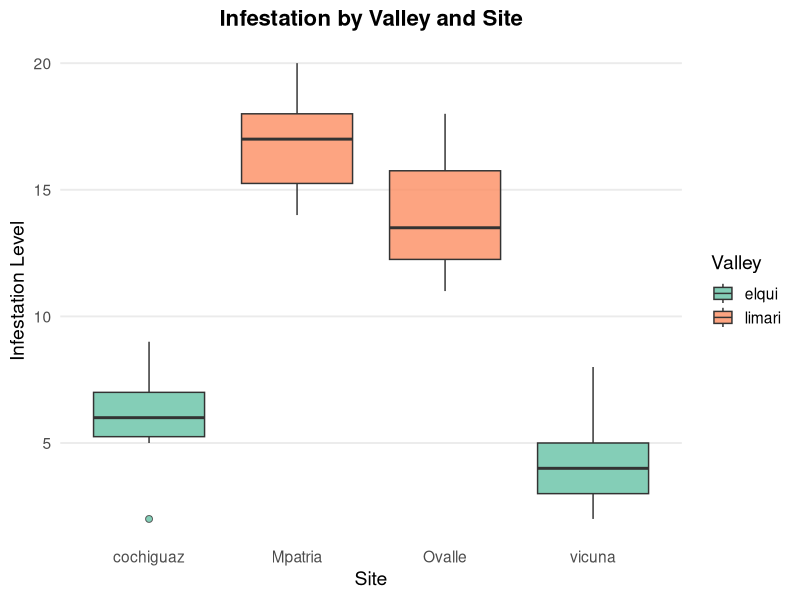
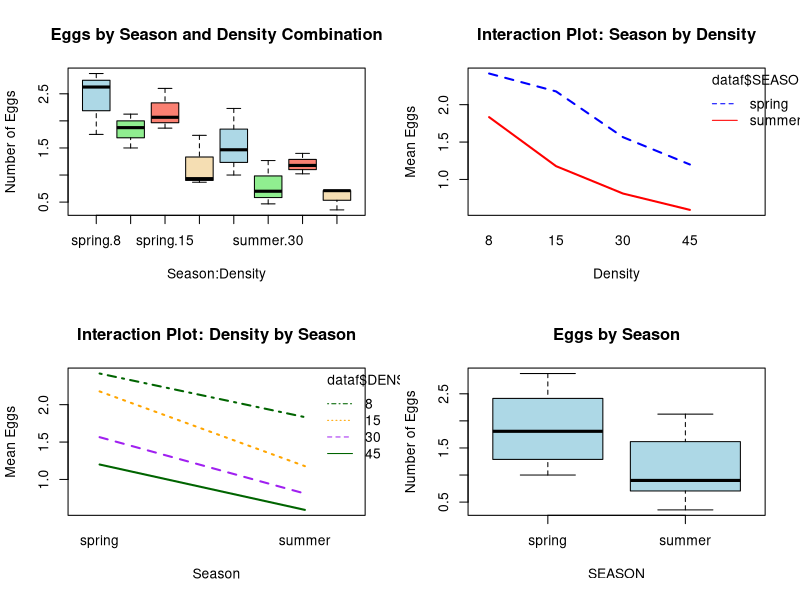
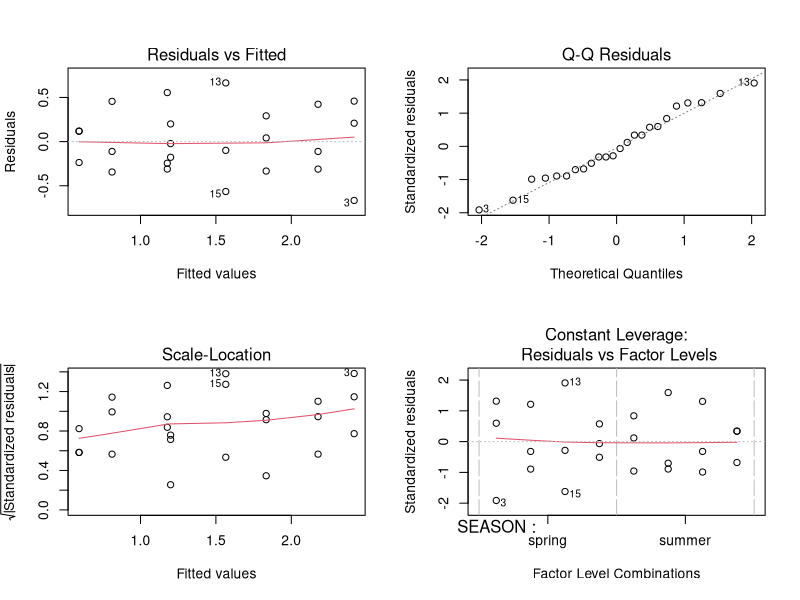

These charts were generated, in order, by the following R code:
## ---- chunk 1
knitr::opts_chunk$set(
	echo = TRUE,
	message = FALSE,
	warning = FALSE
)
## ---- chunk 2
#Loading packages
library(ggplot2)
library(dplyr)
library(car) # For Type II/III ANOVA

#Let's load the data file
data<-read.table("data/05-infest.txt", header = T)
attach(data)

data$valley <- factor(data$valley, ordered=T)
data$site <-factor(data$site, ordered=T)
## ---- chunk 3
data
## ---- chunk 4
# Check the structure of our nested design
table(data$valley, data$site)

# Summary statistics by groups
data %>% 
  group_by(valley, site) %>% 
  summarise(n = n(), 
            mean_infest = mean(infestation),
            sd_infest = sd(infestation),
            .groups = 'drop')
## ---- chunk 5
replications(~ valley * site, data)

aov.infest <- aov(infestation ~ valley/site)
## ---- chunk 6
summary(aov.infest)
## ---- chunk 7
TukeyHSD(aov.infest)
## ---- chunk 8
# Let's visualize our nested design
ggplot(data, aes(x = site, y = infestation, fill = valley)) +
  geom_boxplot(alpha = 0.8, outlier.shape = 21, outlier.size = 2) +
  scale_fill_brewer(palette = "Set2", name = "Valley") +
  labs(
    title = "Infestation by Valley and Site",
    x = "Site",
    y = "Infestation Level"
  ) +
  theme_minimal(base_size = 14) +
  theme(
    plot.title = element_text(hjust = 0.5, face = "bold", size = 16),
    legend.position = "right",
    panel.grid.major.x = element_blank(),
    panel.grid.minor = element_blank()
  )
## ---- chunk 9
dataf<-read.csv("data/05-quinn.csv", header = TRUE, sep = ",")
attach(dataf)

# Convert to factors and check structure
dataf$SEASON <- factor(dataf$SEASON)
dataf$DENSITY <- factor(dataf$DENSITY)

str(dataf)
head(dataf)
## ---- chunk 10
# Summary statistics
dataf %>% 
  group_by(SEASON, DENSITY) %>% 
  summarise(n = n(),
            mean_eggs = mean(EGGS),
            sd_eggs = sd(EGGS),
            se_eggs = sd(EGGS)/sqrt(n()),
            .groups = 'drop')

# Check for balance in our design
table(dataf$SEASON, dataf$DENSITY)
## ---- chunk 11
aov.season<-aov(EGGS~SEASON, data = dataf)
summary(aov.season)
## ---- chunk 12
aov.dens<-aov(EGGS~DENSITY, data = dataf)
summary(aov.dens)
## ---- chunk 13
aov.2w<-aov(EGGS~SEASON+DENSITY, data = dataf)
summary(aov.2w)
## ---- chunk 14
aov.int<-aov(EGGS~SEASON*DENSITY, data = dataf)
summary(aov.int)
## ---- chunk 15
aov.intonly<-aov(EGGS~SEASON:DENSITY, data = dataf)
summary(aov.intonly)
## ---- chunk 16
# Create interaction plot
par(mfrow=c(2,2))

# Boxplot by combination
boxplot(EGGS~SEASON:DENSITY, 
        col = c("lightblue", "lightgreen", "salmon", "wheat"),
        data = dataf,
        main = "Eggs by Season and Density Combination",
        xlab = "Season:Density",
        ylab = "Number of Eggs")

# Interaction plot - Season as factor
interaction.plot(dataf$DENSITY, dataf$SEASON, dataf$EGGS,
                main = "Interaction Plot: Season by Density",
                xlab = "Density", ylab = "Mean Eggs",
                col = c("blue", "red"), lwd = 2)

# Interaction plot - Density as factor  
interaction.plot(dataf$SEASON, dataf$DENSITY, dataf$EGGS,
                main = "Interaction Plot: Density by Season", 
                xlab = "Season", ylab = "Mean Eggs",
                col = c("darkgreen", "orange", "purple"), lwd = 2)

# Boxplot by individual factors
boxplot(EGGS~SEASON, data = dataf, col = "lightblue",
        main = "Eggs by Season", ylab = "Number of Eggs")
## ---- chunk 17
# Compare models
models <- list(
  "Season only" = aov.season,
  "Density only" = aov.dens, 
  "Additive" = aov.2w,
  "Interaction" = aov.int
)

# Calculate AIC for each model
aic_values <- sapply(models, AIC)
aic_table <- data.frame(
  Model = names(aic_values),
  AIC = aic_values,
  Delta_AIC = aic_values - min(aic_values)
)
aic_table[order(aic_table$AIC),]
## ---- chunk 18
# Tukey HSD for the interaction model
TukeyHSD(aov.int)

# For a more detailed view of main effects
TukeyHSD(aov.int, which = "SEASON")
TukeyHSD(aov.int, which = "DENSITY")
## ---- chunk 19
par(mfrow=c(2,2))
plot(aov.int)

# Additional tests
# Homogeneity of variances (Levene's test)
leveneTest(EGGS ~ SEASON * DENSITY, data = dataf)

# Normality of residuals (Shapiro-Wilk test)
shapiro.test(residuals(aov.int))
## ---- chunk 20
# Calculate eta-squared (proportion of variance explained)
ss_table <- summary(aov.int)[[1]]
ss_total <- sum(ss_table[,"Sum Sq"])

eta_squared <- ss_table[1:3,"Sum Sq"] / ss_total
names(eta_squared) <- rownames(ss_table)[1:3]

print("Eta-squared (effect sizes):")
eta_squared
## ---- chunk 21
# Treating DENSITY as a random factor
aov.mixed <- aov(EGGS ~ SEASON + Error(DENSITY), data = dataf)
summary(aov.mixed)
## ---- chunk 22
# Type II ANOVA (recommended for balanced designs without interactions)
Anova(aov.int, type = "II")

# Type III ANOVA (for unbalanced designs or when interactions are present)
Anova(aov.int, type = "III")
## ---- chunk 23
sessionInfo()
